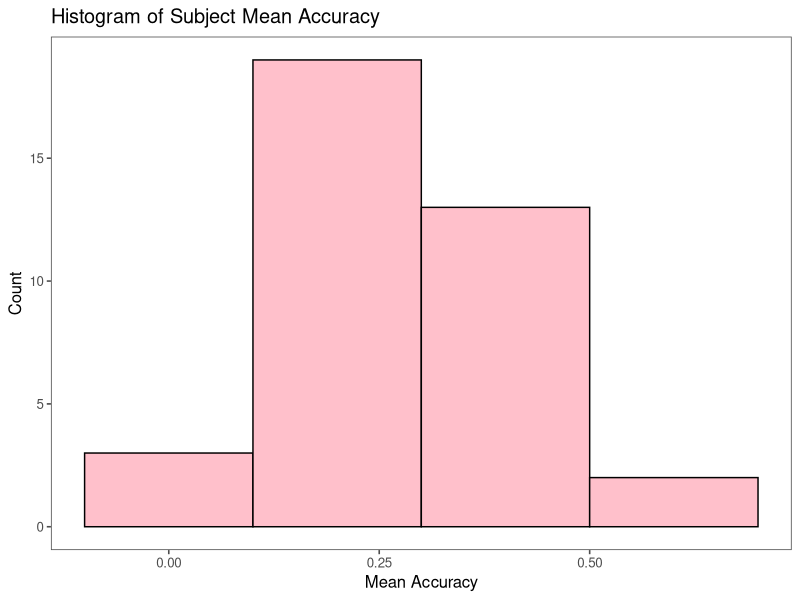
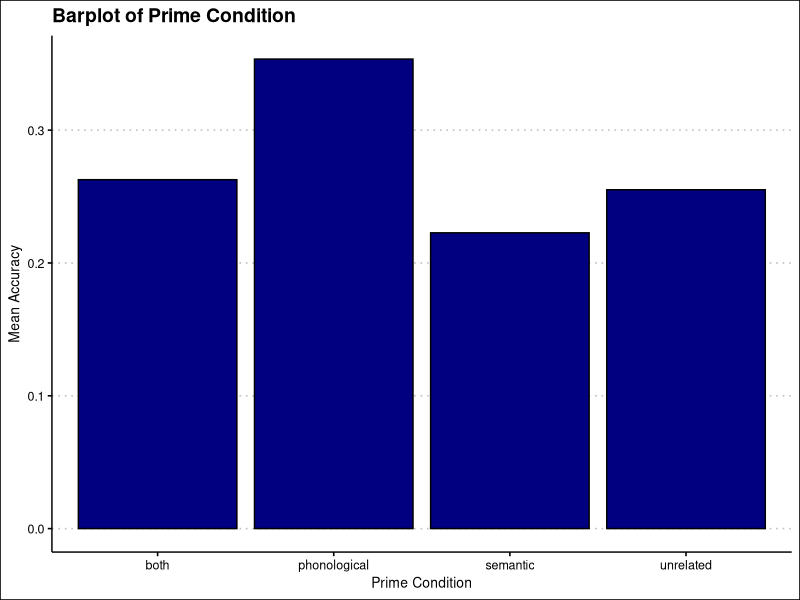

Reproduce these figures in R, in order.
## ---- chunk 1
install.packages("tidyverse", dependencies = TRUE)
install.packages("ggthemes", dependencies = TRUE)
## ---- chunk 2
library(tidyverse)
library(ggplot2)
library(ggthemes)
## ---- chunk 3
assignment4 = read_csv("a4_data.csv")
## ---- chunk 4
nrow(assignment4)
ncol(assignment4)
## ---- chunk 5
subject_IDs = assignment4 %>%
  pull(subject) %>%
  unique()
length(subject_IDs)

assignment4 %>%
  group_by(subject)%>%
  count()
## ---- chunk 6
prime_and_state = assignment4 %>%
  mutate(prime_condition = as.factor(prime_condition), state = as.factor(state))

levels(prime_and_state %>% pull(prime_condition))
levels(prime_and_state %>% pull(state))
## ---- chunk 7
prime_information = assignment4 %>%
  select(subject, prime_condition)
## ---- chunk 8
phonological = assignment4 %>%
  filter(prime_condition == "phonological" & accuracy == 1 )
## ---- chunk 9
subject_acc = assignment4 %>%
  group_by(subject) %>%
  summarise(mean = mean(accuracy))
## ---- chunk 10
prime_acc = assignment4 %>%
  group_by(prime_condition) %>%
  summarise(mean = mean(accuracy), sd = sd(accuracy))
## ---- chunk 11
subject_acc %>% 
  
ggplot(aes(x = mean)) +
  geom_histogram(binwidth = .2,
  fill = "pink", color = "black", 
  position = "identity")+
  theme_few()+
xlab("Mean Accuracy") + 
ylab ("Count")+
ggtitle("Histogram of Subject Mean Accuracy")
## ---- chunk 12
prime_acc %>%

ggplot(aes(x = prime_condition, y = mean)) +
  geom_bar(stat = "identity", fill = "navy", color = "black" ) +
  theme_clean() +
  xlab("Prime Condition") +
  ylab("Mean Accuracy") +
  ggtitle("Barplot of Prime Condition")
  
